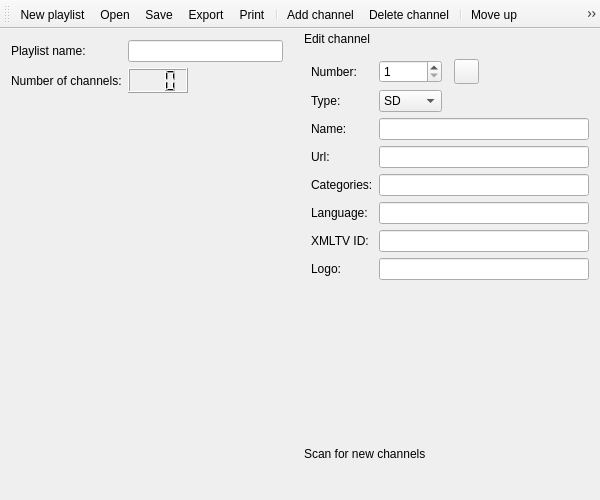
<?xml version="1.0" encoding="UTF-8"?>
<ui version="4.0">
 <class>PlaylistEditor</class>
 <widget class="QMainWindow" name="PlaylistEditor">
  <property name="geometry">
   <rect>
    <x>0</x>
    <y>0</y>
    <width>600</width>
    <height>500</height>
   </rect>
  </property>
  <property name="windowTitle">
   <string>Tano Editor</string>
  </property>
  <property name="windowIcon">
   <iconset theme="accessories-text-editor">
    <normaloff/>
   </iconset>
  </property>
  <property name="toolButtonStyle">
   <enum>Qt::ToolButtonIconOnly</enum>
  </property>
  <widget class="QWidget" name="centralwidget">
   <layout class="QGridLayout" name="gridLayout_3">
    <item row="0" column="0">
     <widget class="QLabel" name="labelName">
      <property name="text">
       <string>Playlist name:</string>
      </property>
     </widget>
    </item>
    <item row="0" column="1" colspan="2">
     <widget class="QLineEdit" name="editName"/>
    </item>
    <item row="1" column="0">
     <widget class="QLabel" name="labelCount">
      <property name="text">
       <string>Number of channels:</string>
      </property>
     </widget>
    </item>
    <item row="1" column="1">
     <widget class="QLCDNumber" name="number">
      <property name="minimumSize">
       <size>
        <width>60</width>
        <height>25</height>
       </size>
      </property>
      <property name="maximumSize">
       <size>
        <width>60</width>
        <height>25</height>
       </size>
      </property>
      <property name="digitCount">
       <number>3</number>
      </property>
     </widget>
    </item>
    <item row="2" column="0" colspan="3">
     <widget class="PlaylistDisplayWidget" name="playlist" native="true"/>
    </item>
   </layout>
  </widget>
  <widget class="QToolBar" name="toolBar">
   <property name="windowTitle">
    <string>Toolbar</string>
   </property>
   <property name="iconSize">
    <size>
     <width>22</width>
     <height>22</height>
    </size>
   </property>
   <property name="toolButtonStyle">
    <enum>Qt::ToolButtonIconOnly</enum>
   </property>
   <attribute name="toolBarArea">
    <enum>TopToolBarArea</enum>
   </attribute>
   <attribute name="toolBarBreak">
    <bool>false</bool>
   </attribute>
   <addaction name="actionNew"/>
   <addaction name="actionOpen"/>
   <addaction name="actionSave"/>
   <addaction name="actionExport"/>
   <addaction name="actionPrint"/>
   <addaction name="separator"/>
   <addaction name="actionAdd"/>
   <addaction name="actionDelete"/>
   <addaction name="separator"/>
   <addaction name="actionUp"/>
   <addaction name="actionDown"/>
   <addaction name="separator"/>
   <addaction name="actionHelp"/>
   <addaction name="actionClose"/>
  </widget>
  <widget class="QDockWidget" name="editWidget">
   <property name="sizePolicy">
    <sizepolicy hsizetype="Maximum" vsizetype="Preferred">
     <horstretch>0</horstretch>
     <verstretch>0</verstretch>
    </sizepolicy>
   </property>
   <property name="minimumSize">
    <size>
     <width>300</width>
     <height>264</height>
    </size>
   </property>
   <property name="maximumSize">
    <size>
     <width>300</width>
     <height>524287</height>
    </size>
   </property>
   <property name="windowIcon">
    <iconset theme="accessories-text-editor">
     <normaloff/>
    </iconset>
   </property>
   <property name="features">
    <set>QDockWidget::NoDockWidgetFeatures</set>
   </property>
   <property name="allowedAreas">
    <set>Qt::LeftDockWidgetArea|Qt::RightDockWidgetArea</set>
   </property>
   <property name="windowTitle">
    <string>Edit channel</string>
   </property>
   <attribute name="dockWidgetArea">
    <number>2</number>
   </attribute>
   <widget class="QWidget" name="editWidgetContents">
    <layout class="QGridLayout" name="gridLayout">
     <item row="7" column="0">
      <widget class="QLabel" name="labelXmltvId">
       <property name="text">
        <string>XMLTV ID:</string>
       </property>
      </widget>
     </item>
     <item row="0" column="0">
      <widget class="QLabel" name="labelNumber">
       <property name="text">
        <string>Number:</string>
       </property>
      </widget>
     </item>
     <item row="3" column="0">
      <widget class="QLabel" name="labelUrl">
       <property name="text">
        <string>Url:</string>
       </property>
      </widget>
     </item>
     <item row="4" column="1" colspan="6">
      <widget class="QLineEdit" name="editCategories"/>
     </item>
     <item row="2" column="1" colspan="6">
      <widget class="QLineEdit" name="editChannelName"/>
     </item>
     <item row="2" column="0">
      <widget class="QLabel" name="labelChannelName">
       <property name="text">
        <string>Name:</string>
       </property>
      </widget>
     </item>
     <item row="0" column="3">
      <widget class="QPushButton" name="buttonApplyNum">
       <property name="minimumSize">
        <size>
         <width>25</width>
         <height>25</height>
        </size>
       </property>
       <property name="maximumSize">
        <size>
         <width>25</width>
         <height>25</height>
        </size>
       </property>
       <property name="icon">
        <iconset theme="dialog-apply">
         <normaloff/>
        </iconset>
       </property>
       <property name="iconSize">
        <size>
         <width>22</width>
         <height>22</height>
        </size>
       </property>
      </widget>
     </item>
     <item row="7" column="1" colspan="6">
      <widget class="QLineEdit" name="editXmltvId"/>
     </item>
     <item row="3" column="1" colspan="6">
      <widget class="QLineEdit" name="editUrl"/>
     </item>
     <item row="6" column="1" colspan="6">
      <widget class="QLineEdit" name="editLanguage"/>
     </item>
     <item row="1" column="1">
      <widget class="QComboBox" name="editType">
       <property name="maxVisibleItems">
        <number>3</number>
       </property>
       <property name="maxCount">
        <number>3</number>
       </property>
       <item>
        <property name="text">
         <string>SD</string>
        </property>
       </item>
       <item>
        <property name="text">
         <string>HD</string>
        </property>
       </item>
       <item>
        <property name="text">
         <string>Radio</string>
        </property>
       </item>
      </widget>
     </item>
     <item row="10" column="0" colspan="7">
      <spacer name="verticalSpacer">
       <property name="orientation">
        <enum>Qt::Vertical</enum>
       </property>
       <property name="sizeHint" stdset="0">
        <size>
         <width>20</width>
         <height>40</height>
        </size>
       </property>
      </spacer>
     </item>
     <item row="6" column="0">
      <widget class="QLabel" name="labelLanguage">
       <property name="text">
        <string>Language:</string>
       </property>
      </widget>
     </item>
     <item row="1" column="0">
      <widget class="QLabel" name="labelType">
       <property name="text">
        <string>Type:</string>
       </property>
      </widget>
     </item>
     <item row="8" column="1" colspan="6">
      <widget class="QLineEdit" name="editLogo"/>
     </item>
     <item row="0" column="4">
      <spacer name="horizontalSpacer_2">
       <property name="orientation">
        <enum>Qt::Horizontal</enum>
       </property>
       <property name="sizeHint" stdset="0">
        <size>
         <width>40</width>
         <height>20</height>
        </size>
       </property>
      </spacer>
     </item>
     <item row="4" column="0">
      <widget class="QLabel" name="labelCategories">
       <property name="text">
        <string>Categories:</string>
       </property>
      </widget>
     </item>
     <item row="8" column="0">
      <widget class="QLabel" name="labelLogo">
       <property name="text">
        <string>Logo:</string>
       </property>
      </widget>
     </item>
     <item row="0" column="1">
      <widget class="QSpinBox" name="editNumber">
       <property name="minimum">
        <number>1</number>
       </property>
       <property name="maximum">
        <number>999</number>
       </property>
      </widget>
     </item>
    </layout>
   </widget>
  </widget>
  <widget class="QDockWidget" name="updateWidget">
   <property name="windowIcon">
    <iconset theme="view-refresh">
     <normaloff/>
    </iconset>
   </property>
   <property name="features">
    <set>QDockWidget::NoDockWidgetFeatures</set>
   </property>
   <property name="allowedAreas">
    <set>Qt::LeftDockWidgetArea|Qt::RightDockWidgetArea</set>
   </property>
   <property name="windowTitle">
    <string>Scan for new channels</string>
   </property>
   <attribute name="dockWidgetArea">
    <number>2</number>
   </attribute>
   <widget class="QWidget" name="updateWidgetContents">
    <layout class="QGridLayout" name="updateContents">
     <item row="0" column="0">
      <widget class="PlaylistEditorScan" name="scan" native="true"/>
     </item>
    </layout>
   </widget>
  </widget>
  <action name="actionAdd">
   <property name="icon">
    <iconset theme="list-add">
     <normaloff/>
    </iconset>
   </property>
   <property name="text">
    <string>Add channel</string>
   </property>
   <property name="toolTip">
    <string>Add channel</string>
   </property>
  </action>
  <action name="actionDelete">
   <property name="icon">
    <iconset theme="list-remove">
     <normaloff/>
    </iconset>
   </property>
   <property name="text">
    <string>Delete channel</string>
   </property>
   <property name="toolTip">
    <string>Delete channel</string>
   </property>
  </action>
  <action name="actionSave">
   <property name="icon">
    <iconset theme="document-save">
     <normaloff/>
    </iconset>
   </property>
   <property name="text">
    <string>Save</string>
   </property>
   <property name="toolTip">
    <string>Save</string>
   </property>
  </action>
  <action name="actionClose">
   <property name="icon">
    <iconset theme="window-close">
     <normaloff/>
    </iconset>
   </property>
   <property name="text">
    <string>Close</string>
   </property>
  </action>
  <action name="actionUp">
   <property name="icon">
    <iconset theme="go-up">
     <normaloff/>
    </iconset>
   </property>
   <property name="text">
    <string>Move up</string>
   </property>
   <property name="toolTip">
    <string>Move up</string>
   </property>
  </action>
  <action name="actionDown">
   <property name="icon">
    <iconset theme="go-down">
     <normaloff/>
    </iconset>
   </property>
   <property name="text">
    <string>Move down</string>
   </property>
   <property name="toolTip">
    <string>Move down</string>
   </property>
  </action>
  <action name="actionPrint">
   <property name="icon">
    <iconset theme="document-print">
     <normaloff/>
    </iconset>
   </property>
   <property name="text">
    <string>Print</string>
   </property>
  </action>
  <action name="actionExport">
   <property name="icon">
    <iconset theme="document-export">
     <normaloff/>
    </iconset>
   </property>
   <property name="text">
    <string>Export</string>
   </property>
  </action>
  <action name="actionOpen">
   <property name="icon">
    <iconset theme="document-open">
     <normaloff/>
    </iconset>
   </property>
   <property name="text">
    <string>Open</string>
   </property>
  </action>
  <action name="actionAbout">
   <property name="icon">
    <iconset theme="dialog-information">
     <normaloff/>
    </iconset>
   </property>
   <property name="text">
    <string>About</string>
   </property>
  </action>
  <action name="actionNew">
   <property name="icon">
    <iconset theme="document-new">
     <normaloff/>
    </iconset>
   </property>
   <property name="text">
    <string>New playlist</string>
   </property>
  </action>
  <action name="actionExportTvheadend">
   <property name="icon">
    <iconset theme="document-export">
     <normaloff/>
    </iconset>
   </property>
   <property name="text">
    <string>Tvheadend</string>
   </property>
  </action>
  <action name="actionSettings">
   <property name="icon">
    <iconset theme="preferences-desktop">
     <normaloff/>
    </iconset>
   </property>
   <property name="text">
    <string>Settings</string>
   </property>
  </action>
  <action name="actionExportXmltvId">
   <property name="icon">
    <iconset theme="document-export">
     <normaloff/>
    </iconset>
   </property>
   <property name="text">
    <string>XMLTV IDs</string>
   </property>
   <property name="toolTip">
    <string>XMLTV IDs</string>
   </property>
  </action>
  <action name="actionUpdate">
   <property name="icon">
    <iconset theme="system-software-install">
     <normaloff/>
    </iconset>
   </property>
   <property name="text">
    <string>Update Information</string>
   </property>
   <property name="toolTip">
    <string>Update Information</string>
   </property>
  </action>
  <action name="actionHelp">
   <property name="icon">
    <iconset theme="help-browser">
     <normaloff/>
    </iconset>
   </property>
   <property name="text">
    <string>Help</string>
   </property>
  </action>
 </widget>
 <layoutdefault spacing="6" margin="11"/>
 <customwidgets>
  <customwidget>
   <class>PlaylistDisplayWidget</class>
   <extends>QWidget</extends>
   <header>playlist/PlaylistDisplayWidget.h</header>
   <container>1</container>
  </customwidget>
  <customwidget>
   <class>PlaylistEditorScan</class>
   <extends>QWidget</extends>
   <header>playlist/PlaylistEditorScan.h</header>
   <container>1</container>
  </customwidget>
 </customwidgets>
 <tabstops>
  <tabstop>editName</tabstop>
  <tabstop>editNumber</tabstop>
  <tabstop>buttonApplyNum</tabstop>
  <tabstop>editType</tabstop>
  <tabstop>editChannelName</tabstop>
  <tabstop>editUrl</tabstop>
  <tabstop>editCategories</tabstop>
  <tabstop>editLanguage</tabstop>
  <tabstop>editXmltvId</tabstop>
  <tabstop>editLogo</tabstop>
 </tabstops>
 <resources/>
 <connections/>
</ui>
